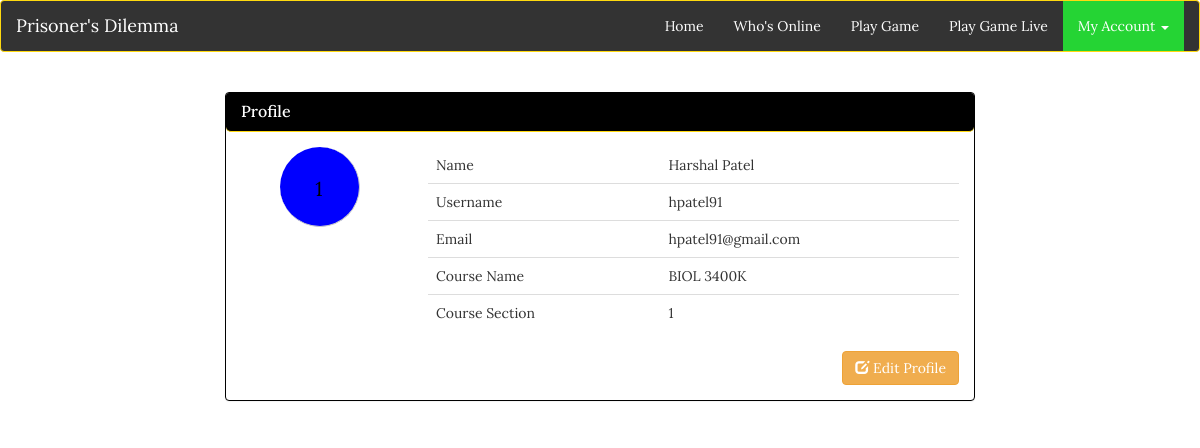
Screenshot of /profilepage.php (signed in) with the database file from the repository.
### tables this page shows
CREATE TABLE IF NOT EXISTS `teamcode` (
  `users_id` int(3) NOT NULL,
  `tag` varchar(12) NOT NULL,
  `user_group` varchar(13) NOT NULL,
  `random_group` int(3) DEFAULT '0',
  `fixed_group` int(2) NOT NULL
);

CREATE TABLE IF NOT EXISTS `users` (
  `id` int(11) NOT NULL,
  `usernames` varchar(255) NOT NULL,
  `first_name` varchar(255) NOT NULL,
  `last_name` varchar(255) NOT NULL,
  `email` varchar(255) NOT NULL,
  `confirmed_email` varchar(255) NOT NULL,
  `pw` varchar(255) NOT NULL,
  `confirmed_pw` varchar(255) NOT NULL,
  `course` varchar(12) DEFAULT NULL,
  `section` int(2) DEFAULT NULL,
  `online_status` int(1) NOT NULL DEFAULT '0',
  `score` int(3) DEFAULT '0',
  `busy` tinyint(1) NOT NULL,
  `time` timestamp NOT NULL DEFAULT CURRENT_TIMESTAMP,
  `rank` smallint(2) NOT NULL
);

### session.php (called while the page is built, shortened)
<?php
include('connection.php');
$user_check=$_SESSION['login_user'];
$result = $dbc->query("SELECT * from users where usernames='$user_check'");
$row = $result->fetch_assoc();
$login_id=$row['id'];
$login_session =$row['first_name'];
$login_lname=$row['last_name'];
$login_uname=$row['usernames'];
$login_session_email=$row['email'];
$course=$row['course'];
$section=$row['section'];
$result2 = $dbc->query("SELECT * from teamcode where users_id='$login_id'");
$row2 = $result2->fetch_assoc();
$login_teamcolor = $row2['user_group'];
$login_teamcolor_num = substr($row2['tag'],-1);
?>

### profilepage.php (the view, shortened to what this page needs)
<?php
	include('session.php');
?>
<!doctype html>
<html>
<head>
	<link rel="stylesheet" href="https://maxcdn.bootstrapcdn.com/bootstrap/3.3.5/css/bootstrap.min.css">
	<link href="css/stylesheet.css" rel="stylesheet">
	<link href="css/custom.css" rel="stylesheet">
</head>
<body>
	<header class="navbar navbar-default">
		<div class="container-fluid">
			<div class="navbar-header">
				<a class="navbar-brand" href="index.php">Prisoner's Dilemma</a>
			</div>
			<div class="collapse navbar-collapse" id="collapse">
				<ul class="nav navbar-nav navbar-right">
					<li><a href="index.php">Home</a></li>
					<?php
						if($_SESSION['admin_course'] == 'admin')
						{
					?>
						<li><a href="editgame.php">Edit Game</a></li>
						<li><a href="administration.php">Check Scores</a></li>
					<?php
						}
						else
						{
					?>
						<li><a href="useronline.php">Who's Online</a></li>
						<li><a href="playgame.php">Play Game</a></li>
						<li><a href="playgame_live.php">Play Game Live</a></li>
					<?php
						}
					?>
					<li class="dropdown active">
						<a href="#" class="dropdown-toggle" data-toggle="dropdown" role="button" aria-haspopup="true" aria-expanded="false">My Account <span class="caret"></span></a>
					</li>
				</ul>
			</div>
		</div>
	</header>
	<div class="container">
		<div class="row">
			<div class="col-xs-12 col-sm-12 col-md-8 col-lg-8 col-xs-offset-0 col-sm-offset-0 col-md-offset-2 col-lg-offset-2 top-margin" >
				<div class="panel panel-info">
					<div class="panel-heading">
						<h3 class="panel-title">Profile</h3>
					</div>
					<div class="panel-body">
						<div class="row">
							<div class="col-sm-3 col-md-3 col-lg-3" align="center">
								<div class="outerContainer" style='background-color:<?php echo $login_teamcolor ?>'>
									<div class="innerContainer" style='color:black;'><br><?php echo $login_teamcolor_num; ?>
									</div>
								</div>
							</div>
							<div class="col-sm-9 col-md-9 col-lg-9 ">
								<table class="table table-user-information">
									<tbody>
										<tr>
											<td>Name</td>
											<td><?php echo $login_session. " ".$login_lname; ?></td>
										</tr>
										<tr>
											<td>Username</td>
											<td><?php echo $login_uname; ?></a></td>
										</tr>
										<tr>
											<td>Email</td>
											<td><?php echo $login_session_email; ?></a></td>
										</tr>
										<tr>
											<td>Course Name</td>
											<td><?php echo $course; ?></a></td>
										</tr>
										<tr>
											<td>Course Section</td>
											<td><?php echo $section; ?></a></td>
										</tr>
									</tbody>
								</table>
								<button type="button" class="btn btn-default dropdown-toggle btn-warning" data-toggle="dropdown" aria-haspopup="true" aria-expanded="false" style="float:right" id="editbtn">
									<i class="glyphicon glyphicon-edit"></i> Edit Profile
								</button>
							</div>
						</div>
					</div>
				</div>
			</div>
		</div>
	</div>
</body>
</html>

### css/stylesheet.css (style rules this page uses)
body { font-family: 'Lora', serif; }
.navbar-default { background-color: #DAFFD8; border-color: #e7e7e7; }
.navbar-default .navbar-nav>.active>a, .navbar-default .navbar-nav>.active>a:focus, .navbar-default .navbar-nav>.active>a:hover { color: #FFF; background-color: #25D434; }
.table-user-information > tbody > tr { border-top: 1px solid rgb(221, 221, 221); }
.table-user-information > tbody > tr:first-child { border-top: 0; }
.table-user-information > tbody > tr > td { border-top: 0; }
.top-margin { margin-top:20px; }
.panel-title { color:white; }
.panel-info>.panel-heading { background-color:black; border-color:#ffd90f; }
.panel-info { border-color:black; }
div { border-radius: 5px; }

### css/custom.css (style rules this page uses)
.navbar-default .navbar-brand { color:#fff; }
.navbar-default .navbar-nav>li>a { color:#fff; }
.navbar-default .navbar-collapse, .navbar-default .navbar-form { color:#fff; }
.navbar-default { background-color: #333; border-color: #ffd90f; }
.btn-default { color: white; }
.outerContainer { height: 80px; overflow: hidden; width: 80px; border-radius: 50%; border-bottom: 1px solid #CCCCCC; border-right: 1px solid #CCCCCC; }
.innerContainer { width: 100%; font-size: 20px; color: white; }

### rows the page displays
teamcode: tag "1"
users: first_name "Harshal", last_name "Patel", usernames "hpatel91", email "hpatel91@gmail.com", course "BIOL 3400K", section "1"
